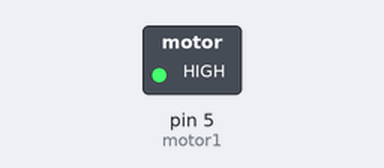
The sketch below on a simulated Arduino Uno, built with avr-gcc and run on an emulated ATmega328P. On the bench: switched loads named in the sketch (green lamp = pin HIGH).

Above: at 0.1 s.
At 7.1 s:
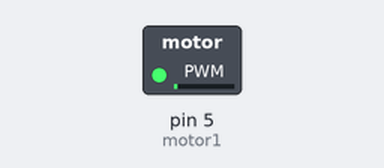
Timing chart, 0 to 128.5 s (numbered marks = the images above):
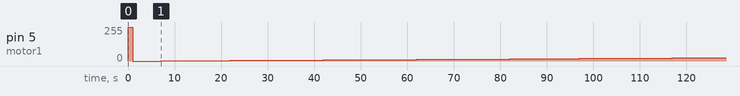

The sketch:

motordc.ino
```cpp
const int motor1 = 5;

void setup() {
  pinMode (motor1, OUTPUT);

  digitalWrite(motor1, HIGH);
  delay(1000);
  digitalWrite(motor1, LOW);
  delay(1000);
}

void loop() {
  for(int i=0; i<255; i++){
    analogWrite(motor1, i);
    delay(5000);
  }
  for(int i=255; i>0; i--){
    analogWrite(motor1, i);
    delay(5000);
  }
}
```

Measured:
- by itself, pin 5 (motor1): 255/255 → 0/255 at 1.0 s, → 1/255 6.0 s later, → 2/255 5.0 s later, → 3/255 5.0 s later, … (26 changes in this stretch)
